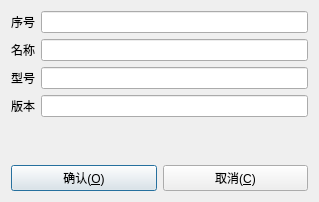
<?xml version="1.0" encoding="UTF-8"?>
<ui version="4.0">
 <class>DlgIed</class>
 <widget class="QDialog" name="DlgIed">
  <property name="geometry">
   <rect>
    <x>0</x>
    <y>0</y>
    <width>319</width>
    <height>202</height>
   </rect>
  </property>
  <property name="windowTitle">
   <string>增加装置</string>
  </property>
  <layout class="QGridLayout" name="gridLayout">
   <item row="0" column="0">
    <layout class="QFormLayout" name="formLayout">
     <property name="fieldGrowthPolicy">
      <enum>QFormLayout::AllNonFixedFieldsGrow</enum>
     </property>
     <item row="0" column="0">
      <widget class="QLabel" name="label">
       <property name="text">
        <string>序号</string>
       </property>
      </widget>
     </item>
     <item row="0" column="1">
      <widget class="QLineEdit" name="lineEditNo"/>
     </item>
     <item row="1" column="0">
      <widget class="QLabel" name="label_2">
       <property name="text">
        <string>名称</string>
       </property>
      </widget>
     </item>
     <item row="1" column="1">
      <widget class="QLineEdit" name="lineEditName"/>
     </item>
     <item row="2" column="0">
      <widget class="QLabel" name="label_3">
       <property name="text">
        <string>型号</string>
       </property>
      </widget>
     </item>
     <item row="2" column="1">
      <widget class="QLineEdit" name="lineEditModel"/>
     </item>
     <item row="3" column="0">
      <widget class="QLabel" name="label_5">
       <property name="text">
        <string>版本</string>
       </property>
      </widget>
     </item>
     <item row="3" column="1">
      <widget class="QLineEdit" name="lineEditVersion"/>
     </item>
    </layout>
   </item>
   <item row="2" column="0">
    <layout class="QHBoxLayout" name="horizontalLayout">
     <item>
      <widget class="QPushButton" name="btnOk">
       <property name="text">
        <string>确认(&amp;O)</string>
       </property>
       <property name="icon">
        <iconset resource="plugin_modbus_rtu.qrc">
         <normaloff>:/images/ok</normaloff>:/images/ok</iconset>
       </property>
      </widget>
     </item>
     <item>
      <widget class="QPushButton" name="btnCancel">
       <property name="text">
        <string>取消(&amp;C)</string>
       </property>
       <property name="icon">
        <iconset resource="plugin_modbus_rtu.qrc">
         <normaloff>:/images/cancel</normaloff>:/images/cancel</iconset>
       </property>
      </widget>
     </item>
    </layout>
   </item>
   <item row="1" column="0">
    <spacer name="verticalSpacer">
     <property name="orientation">
      <enum>Qt::Vertical</enum>
     </property>
     <property name="sizeHint" stdset="0">
      <size>
       <width>20</width>
       <height>40</height>
      </size>
     </property>
    </spacer>
   </item>
  </layout>
 </widget>
 <layoutdefault spacing="6" margin="11"/>
 <resources>
  <include location="plugin_modbus_rtu.qrc"/>
 </resources>
 <connections/>
</ui>
